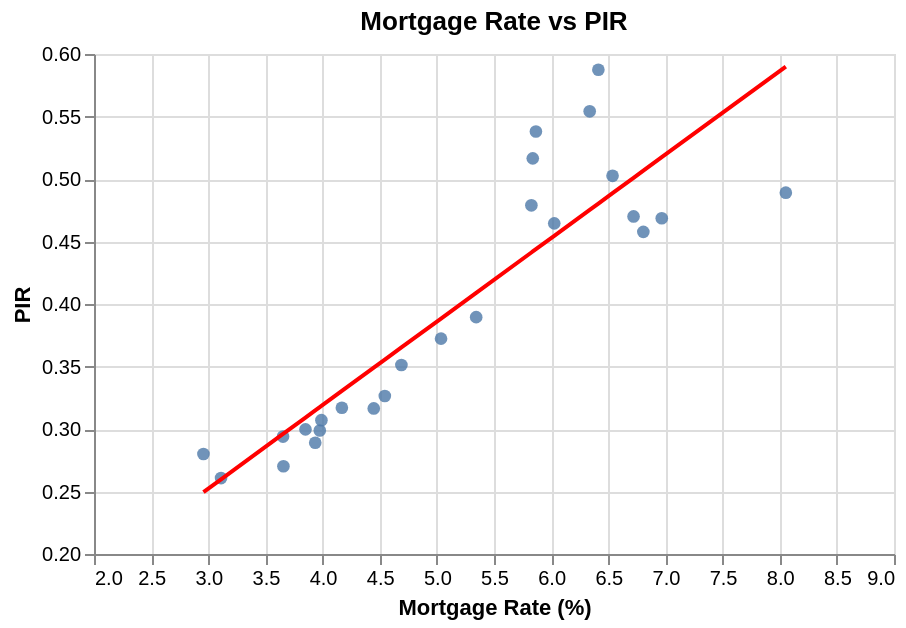

The notebook cell saved with this chart:
### Code cell
# Chart 4: scatter with regression (mortgage rate vs PIR)
X=merged[['mortgage_rate']]
y=merged['PIR']
reg=LinearRegression().fit(X,y)
merged['pir_pred_by_rate']=reg.predict(X)

order=np.argsort(merged['mortgage_rate'].values)
line_df=merged.iloc[order][['mortgage_rate','pir_pred_by_rate']].copy()
merged5=merged[(merged['mortgage_rate']>=2)&(merged['mortgage_rate']<=9)]
line_df=line_df[(line_df['mortgage_rate']>=2)&(line_df['mortgage_rate']<=9)]
x_enc=alt.X('mortgage_rate',title='Mortgage Rate (%)',scale=alt.Scale(domain=[2,9]))
y_enc=alt.Y('PIR',title='PIR',scale=alt.Scale(domain=[0.2,0.6]))
scatter_chart=alt.Chart(merged5).mark_circle(size=40,opacity=0.8).encode(x_enc,y_enc)
line_chart=alt.Chart(line_df).mark_line(color='red').encode(x_enc,alt.Y('pir_pred_by_rate',scale=alt.Scale(domain=[0.2,0.6])))
chart5=alt.layer(scatter_chart,line_chart).properties(title='Mortgage Rate vs PIR',width=400,height=250)
chart5.save('output/pir_vs_rate_regression.png')
chart5

print('Slope:', reg.coef_[0])
print('Intercept:', reg.intercept_)
print('R^2:', reg.score(X,y))
chart5

### Figure 1 — Vega-Lite specification as saved in the notebook (floating-point values rounded to 4 significant figures)
{"config": {"view": {"continuousWidth": 300, "continuousHeight": 300}}, "layer": [{"data": {"name": "data-5f1dbb7379f980c91fd7dca94a2c9aa8"}, "mark": {"type": "circle", "opacity": 0.8, "size": 40}, "encoding": {"x": {"field": "mortgage_rate", "scale": {"domain": [2, 9]}, "title": "Mortgage Rate (%)", "type": "quantitative"}, "y": {"field": "PIR", "scale": {"domain": [0.2, 0.6]}, "title": "PIR", "type": "quantitative"}}}, {"data": {"name": "data-ff34ed3c87771c5e183ac7b13c6deb94"}, "mark": {"type": "line", "color": "red"}, "encoding": {"x": {"field": "mortgage_rate", "scale": {"domain": [2, 9]}, "title": "Mortgage Rate (%)", "type": "quantitative"}, "y": {"field": "pir_pred_by_rate", "scale": {"domain": [0.2, 0.6]}, "type": "quantitative"}}}], "height": 250, "title": "Mortgage Rate vs PIR", "width": 400, "$schema": "https://vega.github.io/schema/vega-lite/v5.20.1.json", "datasets": {"data-5f1dbb7379f980c91fd7dca94a2c9aa8": [{"year": 2000, "home_price_index": 105.0, "mortgage_rate": 8.053, "income_median": 46330.0, "income_pc_real": null, "permits": 3423.0, "home_price_proxy": 320000.0, "loan_amount": 256000.0, "r_month": 0.006711, "mortgage_payment_monthly": 1888.0, "income_monthly": 3861.0, "PIR": 0.489, "PTI": 6.907, "API": null, "PIR_index": 100.0, "pir_pred_by_rate": 0.5899}, {"year": 2001, "home_price_index": 113.4, "mortgage_rate": 6.968, "income_median": 46990.0, "income_pc_real": null, "permits": 3648.0, "home_price_proxy": 345900.0, "loan_amount": 276700.0, "r_month": 0.005807, "mortgage_payment_monthly": 1835.0, "income_monthly": 3916.0, "PIR": 0.4686, "PTI": 7.361, "API": null, "PIR_index": 95.82, "pir_pred_by_rate": 0.5174}, {"year": 2002, "home_price_index": 121.6, "mortgage_rate": 6.537, "income_median": 44950.0, "income_pc_real": null, "permits": 3872.0, "home_price_proxy": 370800.0, "loan_amount": 296600.0, "r_month": 0.005448, "mortgage_payment_monthly": 1882.0, "income_monthly": 3746.0, "PIR": 0.5025, "PTI": 8.25, "API": null, "PIR_index": 102.8, "pir_pred_by_rate": 0.4886}, {"year": 2003, "home_price_index": 131.7, "mortgage_rate": 5.827, "income_median": 47370.0, "income_pc_real": null, "permits": 4150.0, "home_price_proxy": 401600.0, "loan_amount": 321300.0, "r_month": 0.004856, "mortgage_payment_monthly": 1891.0, "income_monthly": 3947.0, "PIR": 0.479, "PTI": 8.478, "API": null, "PIR_index": 97.94, "pir_pred_by_rate": 0.4412}, {"year": 2004, "home_price_index": 142.9, "mortgage_rate": 5.839, "income_median": 47710.0, "income_pc_real": null, "permits": 3977.0, "home_price_proxy": 435600.0, "loan_amount": 348500.0, "r_month": 0.004866, "mortgage_payment_monthly": 2054.0, "income_monthly": 3976.0, "PIR": 0.5165, "PTI": 9.131, "API": null, "PIR_index": 105.6, "pir_pred_by_rate": 0.442}, {"year": 2005, "home_price_index": 156.3, "mortgage_rate": 5.867, "income_median": 50270.0, "income_pc_real": null, "permits": 4381.0, "home_price_proxy": 476700.0, "loan_amount": 381300.0, "r_month": 0.004889, "mortgage_payment_monthly": 2254.0, "income_monthly": 4189.0, "PIR": 0.538, "PTI": 9.482, "API": null, "PIR_index": 110.0, "pir_pred_by_rate": 0.4438}, {"year": 2006, "home_price_index": 166.7, "mortgage_rate": 6.413, "income_median": 52010.0, "income_pc_real": null, "permits": 3897.0, "home_price_proxy": 508100.0, "loan_amount": 406500.0, "r_month": 0.005344, "mortgage_payment_monthly": 2546.0, "income_monthly": 4334.0, "PIR": 0.5874, "PTI": 9.769, "API": null, "PIR_index": 120.1, "pir_pred_by_rate": 0.4804}, {"year": 2007, "home_price_index": 165.0, "mortgage_rate": 6.337, "income_median": 54140.0, "income_pc_real": null, "permits": 2858.0, "home_price_proxy": 502900.0, "loan_amount": 402300.0, "r_month": 0.005281, "mortgage_payment_monthly": 2500.0, "income_monthly": 4512.0, "PIR": 0.5541, "PTI": 9.289, "API": null, "PIR_index": 113.3, "pir_pred_by_rate": 0.4753}, {"year": 2008, "home_price_index": 148.4, "mortgage_rate": 6.027, "income_median": 56230.0, "income_pc_real": 49530.0, "permits": 1391.0, "home_price_proxy": 452500.0, "loan_amount": 362000.0, "r_month": 0.005023, "mortgage_payment_monthly": 2177.0, "income_monthly": 4686.0, "PIR": 0.4645, "PTI": 8.047, "API": 0.0001806, "PIR_index": 94.98, "pir_pred_by_rate": 0.4546}, {"year": 2009, "home_price_index": 127.4, "mortgage_rate": 5.037, "income_median": 53970.0, "income_pc_real": 46050.0, "permits": 555.6, "home_price_proxy": 388300.0, "loan_amount": 310600.0, "r_month": 0.004197, "mortgage_payment_monthly": 1675.0, "income_monthly": 4498.0, "PIR": 0.3723, "PTI": 7.194, "API": 0.0001393, "PIR_index": 76.13, "pir_pred_by_rate": 0.3884}, {"year": 2010, "home_price_index": 122.7, "mortgage_rate": 4.69, "income_median": 52970.0, "income_pc_real": 46350.0, "permits": 603.7, "home_price_proxy": 374000.0, "loan_amount": 299200.0, "r_month": 0.003908, "mortgage_payment_monthly": 1550.0, "income_monthly": 4414.0, "PIR": 0.3512, "PTI": 7.061, "API": 0.0001241, "PIR_index": 71.81, "pir_pred_by_rate": 0.3652}, {"year": 2011, "home_price_index": 114.4, "mortgage_rate": 4.448, "income_median": 53270.0, "income_pc_real": 46810.0, "permits": 688.4, "home_price_proxy": 348700.0, "loan_amount": 278900.0, "r_month": 0.003707, "mortgage_payment_monthly": 1405.0, "income_monthly": 4439.0, "PIR": 0.3164, "PTI": 6.546, "API": 0.0001087, "PIR_index": 64.71, "pir_pred_by_rate": 0.3491}, {"year": 2012, "home_price_index": 111.2, "mortgage_rate": 3.657, "income_median": 55130.0, "income_pc_real": 49230.0, "permits": 761.5, "home_price_proxy": 338900.0, "loan_amount": 271100.0, "r_month": 0.003048, "mortgage_payment_monthly": 1241.0, "income_monthly": 4594.0, "PIR": 0.2702, "PTI": 6.147, "API": 8.258e-05, "PIR_index": 55.26, "pir_pred_by_rate": 0.2963}, {"year": 2013, "home_price_index": 120.6, "mortgage_rate": 3.976, "income_median": 56210.0, "income_pc_real": 49540.0, "permits": 1079.0, "home_price_proxy": 367600.0, "loan_amount": 294100.0, "r_month": 0.003313, "mortgage_payment_monthly": 1400.0, "income_monthly": 4684.0, "PIR": 0.2988, "PTI": 6.539, "API": 9.676e-05, "PIR_index": 61.1, "pir_pred_by_rate": 0.3175}, {"year": 2014, "home_price_index": 127.7, "mortgage_rate": 4.169, "income_median": 57460.0, "income_pc_real": 51780.0, "permits": 1291.0, "home_price_proxy": 389500.0, "loan_amount": 311600.0, "r_month": 0.003474, "mortgage_payment_monthly": 1518.0, "income_monthly": 4788.0, "PIR": 0.317, "PTI": 6.778, "API": 0.0001029, "PIR_index": 64.83, "pir_pred_by_rate": 0.3304}, {"year": 2015, "home_price_index": 130.1, "mortgage_rate": 3.851, "income_median": 59590.0, "income_pc_real": 54630.0, "permits": 1368.0, "home_price_proxy": 396800.0, "loan_amount": 317400.0, "r_month": 0.003209, "mortgage_payment_monthly": 1488.0, "income_monthly": 4966.0, "PIR": 0.2997, "PTI": 6.659, "API": 9.173e-05, "PIR_index": 61.28, "pir_pred_by_rate": 0.3092}, {"year": 2016, "home_price_index": 133.8, "mortgage_rate": 3.654, "income_median": 60980.0, "income_pc_real": 54140.0, "permits": 1553.0, "home_price_proxy": 408000.0, "loan_amount": 326400.0, "r_month": 0.003045, "mortgage_payment_monthly": 1494.0, "income_monthly": 5081.0, "PIR": 0.294, "PTI": 6.69, "API": 9.03e-05, "PIR_index": 60.11, "pir_pred_by_rate": 0.296}, {"year": 2017, "home_price_index": 138.7, "mortgage_rate": 3.99, "income_median": 63040.0, "income_pc_real": 54370.0, "permits": 1700.0, "home_price_proxy": 422900.0, "loan_amount": 338300.0, "r_month": 0.003325, "mortgage_payment_monthly": 1613.0, "income_monthly": 5254.0, "PIR": 0.307, "PTI": 6.708, "API": 0.0001018, "PIR_index": 62.78, "pir_pred_by_rate": 0.3185}, {"year": 2018, "home_price_index": 142.5, "mortgage_rate": 4.545, "income_median": 65060.0, "income_pc_real": 57080.0, "permits": 1485.0, "home_price_proxy": 434300.0, "loan_amount": 347500.0, "r_month": 0.003787, "mortgage_payment_monthly": 1770.0, "income_monthly": 5422.0, "PIR": 0.3264, "PTI": 6.676, "API": 0.0001134, "PIR_index": 66.75, "pir_pred_by_rate": 0.3555}, {"year": 2019, "home_price_index": 144.3, "mortgage_rate": 3.936, "income_median": 69210.0, "income_pc_real": 58750.0, "permits": 1478.0, "home_price_proxy": 439900.0, "loan_amount": 351900.0, "r_month": 0.00328, "mortgage_payment_monthly": 1667.0, "income_monthly": 5768.0, "PIR": 0.289, "PTI": 6.356, "API": 9.665e-05, "PIR_index": 59.1, "pir_pred_by_rate": 0.3148}, {"year": 2020, "home_price_index": 148.4, "mortgage_rate": 3.112, "income_median": 71240.0, "income_pc_real": 60480.0, "permits": 1256.0, "home_price_proxy": 452500.0, "loan_amount": 362000.0, "r_month": 0.002593, "mortgage_payment_monthly": 1548.0, "income_monthly": 5937.0, "PIR": 0.2607, "PTI": 6.351, "API": 7.636e-05, "PIR_index": 53.32, "pir_pred_by_rate": 0.2598}, {"year": 2021, "home_price_index": 164.8, "mortgage_rate": 2.958, "income_median": 72220.0, "income_pc_real": 62170.0, "permits": 1530.0, "home_price_proxy": 502400.0, "loan_amount": 401900.0, "r_month": 0.002465, "mortgage_payment_monthly": 1685.0, "income_monthly": 6018.0, "PIR": 0.28, "PTI": 6.957, "API": 7.839e-05, "PIR_index": 57.26, "pir_pred_by_rate": 0.2495}, {"year": 2022, "home_price_index": 183.0, "mortgage_rate": 5.344, "income_median": 76740.0, "income_pc_real": 59880.0, "permits": 1434.0, "home_price_proxy": 558000.0, "loan_amount": 446400.0, "r_month": 0.004453, "mortgage_payment_monthly": 2491.0, "income_monthly": 6395.0, "PIR": 0.3895, "PTI": 7.271, "API": 0.0001633, "PIR_index": 79.65, "pir_pred_by_rate": 0.4089}, {"year": 2023, "home_price_index": 192.6, "mortgage_rate": 6.807, "income_median": 80350.0, "income_pc_real": 62790.0, "permits": 1182.0, "home_price_proxy": 587200.0, "loan_amount": 469800.0, "r_month": 0.005672, "mortgage_payment_monthly": 3065.0, "income_monthly": 6696.0, "PIR": 0.4577, "PTI": 7.309, "API": 0.0002088, "PIR_index": 93.6, "pir_pred_by_rate": 0.5066}, {"year": 2024, "home_price_index": 206.9, "mortgage_rate": 6.721, "income_median": 83330.0, "income_pc_real": null, "permits": 1443.0, "home_price_proxy": 630900.0, "loan_amount": 504700.0, "r_month": 0.005601, "mortgage_payment_monthly": 3264.0, "income_monthly": 6944.0, "PIR": 0.4701, "PTI": 7.572, "API": null, "PIR_index": 96.12, "pir_pred_by_rate": 0.5009}], "data-ff34ed3c87771c5e183ac7b13c6deb94": [{"mortgage_rate": 2.958, "pir_pred_by_rate": 0.2495}, {"mortgage_rate": 3.112, "pir_pred_by_rate": 0.2598}, {"mortgage_rate": 3.654, "pir_pred_by_rate": 0.296}, {"mortgage_rate": 3.657, "pir_pred_by_rate": 0.2963}, {"mortgage_rate": 3.851, "pir_pred_by_rate": 0.3092}, {"mortgage_rate": 3.936, "pir_pred_by_rate": 0.3148}, {"mortgage_rate": 3.976, "pir_pred_by_rate": 0.3175}, {"mortgage_rate": 3.99, "pir_pred_by_rate": 0.3185}, {"mortgage_rate": 4.169, "pir_pred_by_rate": 0.3304}, {"mortgage_rate": 4.448, "pir_pred_by_rate": 0.3491}, {"mortgage_rate": 4.545, "pir_pred_by_rate": 0.3555}, {"mortgage_rate": 4.69, "pir_pred_by_rate": 0.3652}, {"mortgage_rate": 5.037, "pir_pred_by_rate": 0.3884}, {"mortgage_rate": 5.344, "pir_pred_by_rate": 0.4089}, {"mortgage_rate": 5.827, "pir_pred_by_rate": 0.4412}, {"mortgage_rate": 5.839, "pir_pred_by_rate": 0.442}, {"mortgage_rate": 5.867, "pir_pred_by_rate": 0.4438}, {"mortgage_rate": 6.027, "pir_pred_by_rate": 0.4546}, {"mortgage_rate": 6.337, "pir_pred_by_rate": 0.4753}, {"mortgage_rate": 6.413, "pir_pred_by_rate": 0.4804}, {"mortgage_rate": 6.537, "pir_pred_by_rate": 0.4886}, {"mortgage_rate": 6.721, "pir_pred_by_rate": 0.5009}, {"mortgage_rate": 6.807, "pir_pred_by_rate": 0.5066}, {"mortgage_rate": 6.968, "pir_pred_by_rate": 0.5174}, {"mortgage_rate": 8.053, "pir_pred_by_rate": 0.5899}]}}
